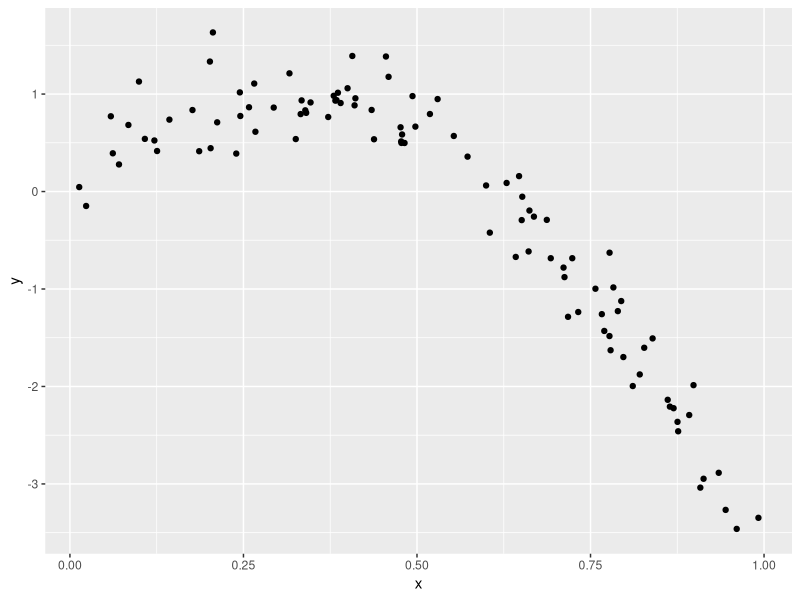
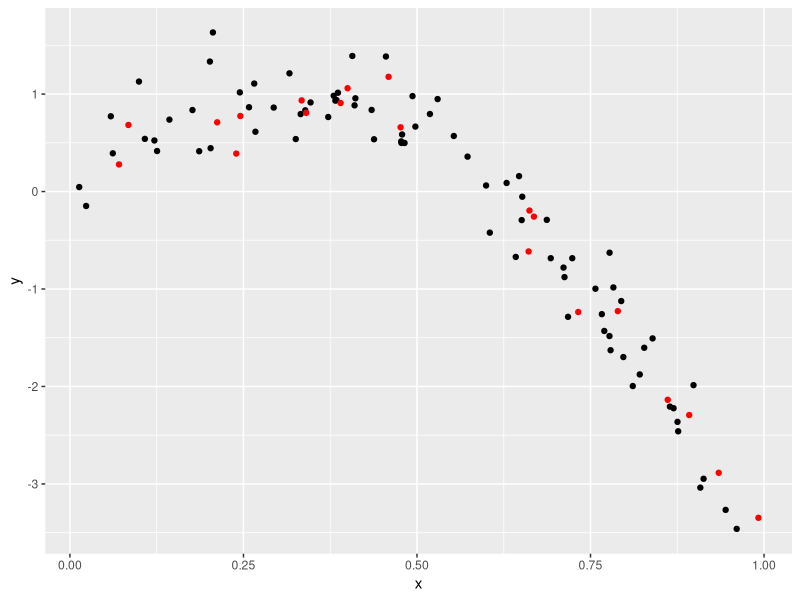
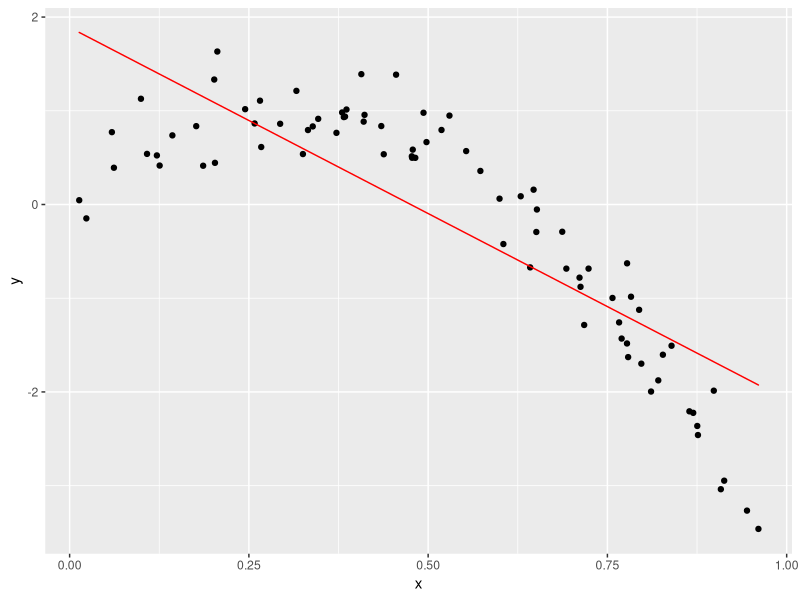
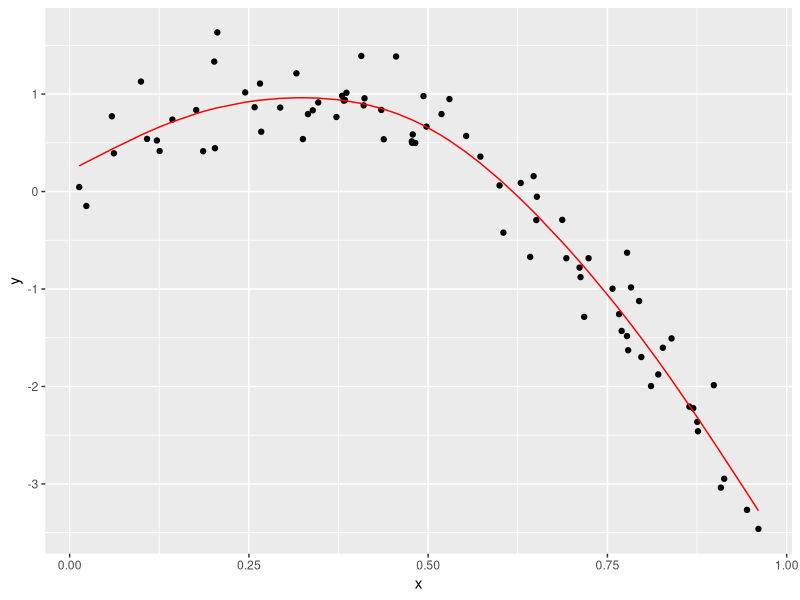
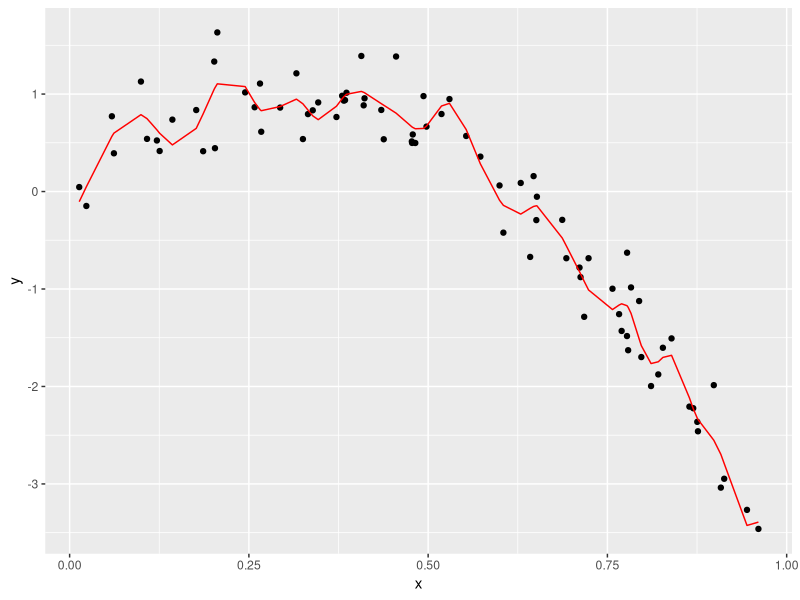
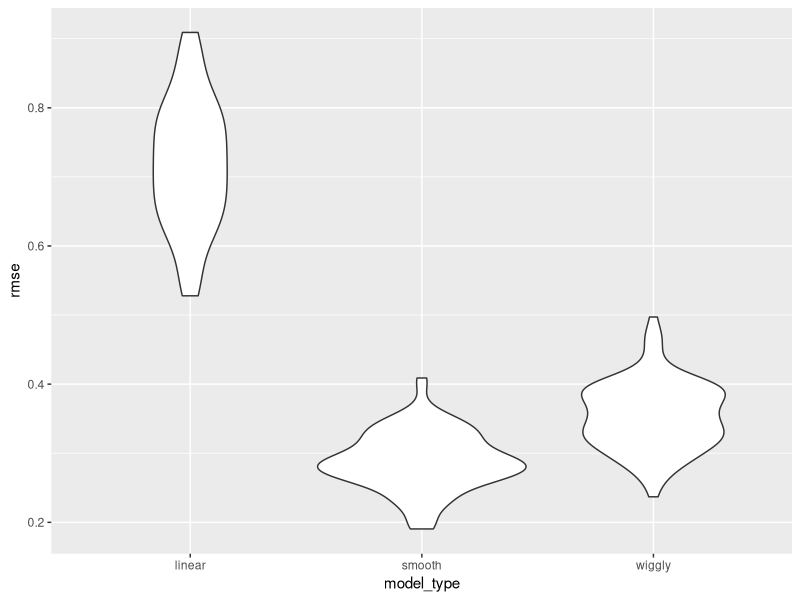

Here is the R script that generated these plots, in order:
## ---- chunk 1
knitr::opts_chunk$set(echo = TRUE)
## ---- chunk 2
library(tidyverse)
library(modelr)
set.seed(1)
## ---- chunk 3
nonlin_df = 
  tibble(
    id = 1:100,
    x = runif(100, 0, 1),
    y = 1 - 10* (x - .3) ^ 2 + rnorm(100, 0, 0.3)
  )

nonlin_df |> 
  ggplot(aes(x = x, y = y)) + 
  geom_point()
## ---- chunk 4
train_df = sample_n(nonlin_df, 80) 
test_df = anti_join(nonlin_df, train_df, by = "id")
## ---- chunk 5
train_df |> 
  ggplot(aes(x = x, y = y)) +
  geom_point() +
  geom_point(data = test_df, color = "red") # check
## ---- chunk 6
linear_mod = lm(y ~ x, data = train_df)
smooth_mod = mgcv::gam(y ~ s(x), data = train_df)
wiggly_mod = mgcv::gam(y ~ s(x, k = 30), sp = 10e-6, data = train_df)
## ---- chunk 7
train_df |> 
  modelr::add_predictions(linear_mod) |>
  ggplot(aes(x = x, y = y)) +
  geom_point() +
  geom_path(aes(y = pred), color = "red")

train_df |> 
  modelr::add_predictions(smooth_mod) |> 
  ggplot(aes(x = x, y = y)) + geom_point() + 
  geom_line(aes(y = pred), color = "red")

train_df |> 
  modelr::add_predictions(wiggly_mod) |> 
  ggplot(aes(x = x, y = y)) + geom_point() + 
  geom_line(aes(y = pred), color = "red")
## ---- chunk 8
rmse(linear_mod, train_df)
rmse(smooth_mod, train_df)
rmse(wiggly_mod, train_df) # lowest rmse -> best fit

rmse(linear_mod, test_df)
rmse(smooth_mod, test_df) # better prediction
rmse(wiggly_mod, test_df) 
## ---- chunk 9
cv_df = 
  nonlin_df |> 
  crossv_mc(n = 100) |> 
  mutate(
    train = map(train, as_tibble),
    test = map(test, as_tibble)
  )
## ---- chunk 10
cv_df |> pull(train) |> nth(1)
cv_df |> pull(train) |> nth(2)
cv_df |> pull(train) |> nth(3) |> as_tibble()
## ---- chunk 11
cv_results = 
  cv_df |> 
  mutate(
    linear_fit = map(train, \(df) lm(y ~ x, data = df)),
    smooth_fit = map(train, \(df) mgcv::gam(y ~ s(x), data = df)),
    wiggly_fit = map(train, \(df) mgcv::gam(y ~ s(x, k = 30), sp = 10e-6, data = df)),
  ) |> 
  mutate(
    rmse_linear = map2_dbl(linear_fit, test, \(mod, df) rmse(mod, df)),
    rmse_smooth = map2_dbl(smooth_fit, test, \(mod, df) rmse(mod, df)),
    rmse_wiggly = map2_dbl(wiggly_fit, test, \(mod, df) rmse(mod, df))
  )

# # cf
# lin_mod_funct  = function(df) {
#   lm(y ~ x, data = df)
# }
## ---- chunk 12
cv_results |> 
  select(starts_with("rmse")) |> 
  pivot_longer(
    everything(),
    names_to = "model_type",
    values_to = "rmse",
    names_prefix = "rmse_"
  ) |> 
  group_by(model_type) |> 
  summarise(m_rmse = mean(rmse))
## ---- chunk 13
cv_results |> 
  select(starts_with("rmse")) |> 
  pivot_longer(
    everything(),
    names_to = "model_type",
    values_to = "rmse",
    names_prefix = "rmse_"
  ) |> 
  ggplot(aes(x = model_type, y = rmse)) +
  geom_violin()
